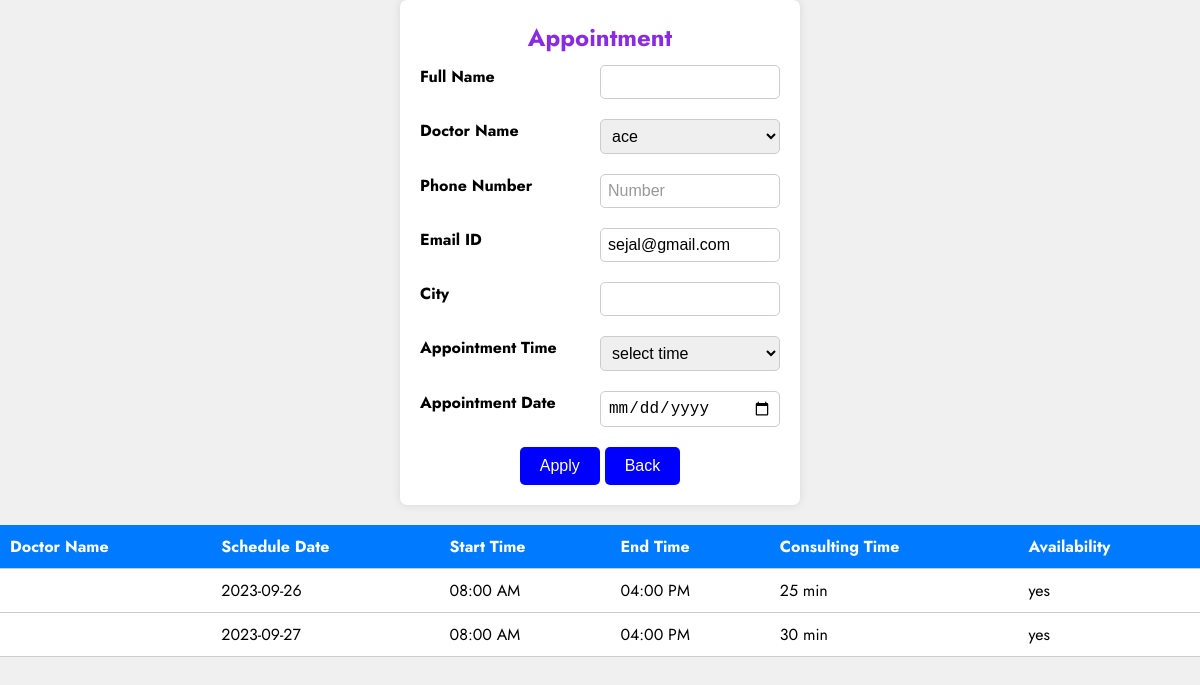
Screenshot of /Appointment.php (signed in) with the database file from the repository.
### tables this page shows
CREATE TABLE `schedule` (
  `Doctor_name` varchar(255) DEFAULT NULL,
  `schedule_id` int(255) NOT NULL,
  `d_id` int(255) NOT NULL,
  `d_date` date NOT NULL,
  `d_start_time` varchar(255) DEFAULT NULL,
  `d_end_time` varchar(255) DEFAULT NULL,
  `d_consult_time` varchar(255) DEFAULT NULL,
  `availability` varchar(255) NOT NULL DEFAULT 'yes'
);

### Appointment.php (the view, shortened to what this page needs)
<?php
include('config.php');
?>
<!DOCTYPE html>
<html lang="en">
<head>
</head>
<body>
    <div class="main">
        <div class="Appointment">
            <form method="POST" action="Appointment.php">
                <h2>Appointment</h2>
                <div class="form-group">
                    <label for="full_name">Full Name</label>
                    <input type="text" id="full_name" name="full_name" required>
                </div>
                <div class="form-group">
                    <p>Doctor Name</p>
                    <select name="doc_name" class="box">
                        <?php
                        $sql = mysqli_query($conn, "SELECT `Doctor_Name` FROM `schedule` where availability='yes'");
                        while ($row = mysqli_fetch_assoc($sql)) {
                            $name = $row['Doctor_Name'];
                            echo "<option value='" . htmlspecialchars($name) . "'>$name</option>";
                        }
                        ?>
                    </select>
                </div>
                <div class="form-group">
                    <label for="phone_number">Phone Number</label>
                  <input type="tel" id="phone_number" name="phone_number" pattern="[0-9]{10}" title="Please enter a 10-digit phone number" placeholder="Number" required>
                </div>
                <div class="form-group">
                    <label for="email_id">Email ID</label>
                    <input type="email" id="email_id" value="<?php echo $_SESSION["useremail"] ?>" name="email_id" required>
                </div>
                <div class="form-group">
                    <label for="city">City</label>
                    <input type="text" id="city" name="city" required>
                </div>
                <div class="form-group">
                    <label for="appointment_time">Appointment Time</label>
                    <select name="appointment_time" required>
                        <option value="" disabled selected>select time</option>
                    </select>
                </div>
                <div class="form-group">
                    <label for="appointment_date">Appointment Date</label>
                    <input type="date" id="appointment_date" name="appointment_date" required>
                </div>
                <div class="form-btn">
                    <button type="submit" name="register" class="btn">Apply</button>
                    <button type="button" onclick="goBack();" class="btn">Back</button>
                </div>
            </form>
        </div>
    </div>
    <table class="table">
        <thead>
            <tr>
                <th scope="col">Doctor Name</th>
                <th scope="col">Schedule Date</th>
                <th scope="col">Start Time</th>
                <th scope="col">End Time</th>
                <th scope="col">Consulting Time</th>
                <th scope="col">Availability</th>
            </tr>
        </thead>
        <tbody>
            <?php
            $schedule = mysqli_query($conn, "SELECT * FROM `schedule`");
            while ($row = mysqli_fetch_assoc($schedule)) {
                echo "
                      <tr>
                          <td>" . htmlspecialchars($row['Doctor_Name']) . "</td>
                          <td>" . htmlspecialchars($row['d_date']) . "</td>
                          <td>" . htmlspecialchars($row['d_start_time']) . "</td>
                          <td>" . htmlspecialchars($row['d_end_time']) . "</td>
                          <td>" . htmlspecialchars($row['d_consult_time']) . " min</td>
                          <td>" . htmlspecialchars($row['availability']) . "</td>
                      </tr>
                  ";
            }
            ?>
        </tbody>
    </table>
</body>
</html>

### Appointment.php (style rules this page uses)
* { margin: 0; padding: 0; box-sizing: border-box; }
body { background-color: #f0f0f0; font-family: 'Jost', sans-serif; background-image: url("https://s-i.huffpost.com/gen/3991424/images/o-DOCTOR-facebook.jpg"); background-repeat: no-repeat; background-size: cover; }
.main { max-width: 400px; margin: 0 auto; background-color: #fff; padding: 20px; border-radius: 7px; box-shadow: 0 0 10px rgba(0, 0, 0, 0.1); }
.form-group { margin-bottom: 20px; display: flex; justify-content: space-between; }
.form-group label { font-weight: bold; width: 45%; }
.form-group input[type="text"], .form-group input[type="number"], .form-group input[type="email"], .form-group input[type="date"], .form-group select { width: 50%; padding: 7px; border: 1px solid #ccc; border-radius: 5px; outline: none; font-size: 16px; }
.form-btn { text-align: center; }
.btn { padding: 10px 20px; background-color: #007bff; color: #fff; border: none; border-radius: 5px; cursor: pointer; transition: background-color 0.3s ease; }
.table { width: 100%; background-color: white; border-collapse: collapse; margin-top: 20px; }
.table thead { background-color: #007bff; color: #fff; }
.table th, .table td { padding: 10px; text-align: left; border-bottom: 1px solid #ccc; }
p { font-weight: bold; }
h2 { font-size: 24px; color: #333; margin-bottom: 10px; font-weight: bold; text-align: center; color: blueviolet; }
.btn { display: inline-block; padding: 10px 20px; background-color: blue; color: #fff; border: none; border-radius: 5px; font-size: 16px; cursor: pointer; text-decoration: none; transition: background-color 0.3s ease; }
h2 { font-size: 24px; color: #333; margin-bottom: 10px; text-align: center; color: blueviolet; }
#phone_number { border: 1px solid #ccc; border-radius: 5px; padding: 7px; width: 50%; font-size: 16px; outline: none; }
#phone_number::placeholder { color: #999; }

### rows the page displays
schedule: d_date "2023-09-26", d_start_time "08:00 AM", d_end_time "04:00 PM", d_consult_time "25", availability "yes"
schedule: d_date "2023-09-27", d_start_time "08:00 AM", d_end_time "04:00 PM", d_consult_time "30", availability "yes"

### other values shown
form field doc_name "ace"
